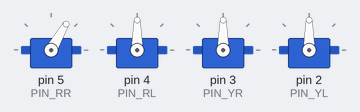
Simulated run of this sketch. Board: Arduino Uno, built with avr-gcc and run on an emulated ATmega328P. Shown: 4 × servo.

Above: at 5.0 s.
At 32.0 s:
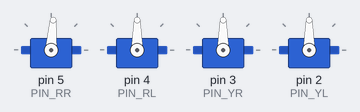
At 37.6 s:
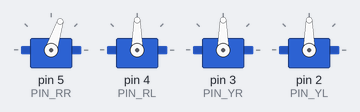
Timing chart, 0 to 40.0 s (numbered marks = the images above):
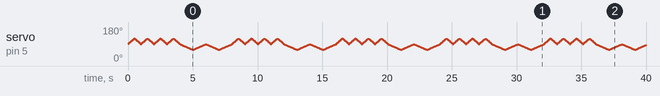

The sketch:

c1_tempo.ino
```cpp
//-- myOTTO

int N_SERVOS = 4; // 伺服馬達的個數

// 參數：校正的位置 (要調整的角度)
int adj[]={ 0, 0, 0, 0 };

// 參數：起始位置
int pos[]={ 90,90,90,90 };  // 起始位置

// TEMPO: 120 BPM ==> 0.5sec/beat
int beat_time = 500;

#define INTERVALTIME 10.0

// 硬體設定
#include <Servo.h>
Servo S0, S1, S2, S3;

// 參數：各伺服馬達的腳位
#define PIN_RR 5
#define PIN_RL 4
#define PIN_YR 3
#define PIN_YL 2


void move_servo() {
  S0.write(pos[0]+adj[0]);
  S1.write(pos[1]+adj[1]);
  S2.write(pos[2]+adj[2]);
  S3.write(pos[3]+adj[3]);
}


void tempo_servo(int stime, int pos_new[]) {
  float increment[N_SERVOS];
  unsigned long final_time;
  unsigned long interval_time;
  int iteration = 1;
  int oneTime;
  int pos_old[] = { 0, 0, 0, 0 };

  for(int i=0; i<N_SERVOS; i++) {
    pos_old[i] = pos[i];
    increment[i] = ((pos_new[i])-pos[i])/(stime/INTERVALTIME);
  }

  final_time =  millis() + stime;

  iteration = 1;
  while(millis() < final_time) {
      interval_time = millis()+INTERVALTIME;

      oneTime=0;
      while(millis()<interval_time) {
          if(oneTime<1) {
              for(int i=0;i<N_SERVOS;i++) {
                  pos[i] = pos_old[i] + (iteration * increment[i]);
              }
              move_servo();
              iteration++;
              oneTime++;
          }
      }
  }

  for(int i=0;i<N_SERVOS;i++) {
    pos[i] = pos_new[i];
  }
}


void setup(void) {
  Serial.begin(115200);

  S0.attach(PIN_RR);
  S1.attach(PIN_RL);
  S2.attach(PIN_YR);
  S3.attach(PIN_YL);

  move_servo();
}


void loop() {
  int move0[] = { 90, 90, 90, 90 };
  int move1[] = { 60, 90, 90, 90 };
  int move2[] = { 120, 90, 90, 90 };

  float t = beat_time;

  tempo_servo(t, move2);
  tempo_servo(t, move0);
  tempo_servo(t, move2);
  tempo_servo(t, move0);

  tempo_servo(t, move2);
  tempo_servo(t, move0);
  tempo_servo(t, move2);
  tempo_servo(t, move0);

  tempo_servo(t*2, move1);
  tempo_servo(t*2, move0);
  tempo_servo(t*2, move1);
  tempo_servo(t*2, move0);
}
```
